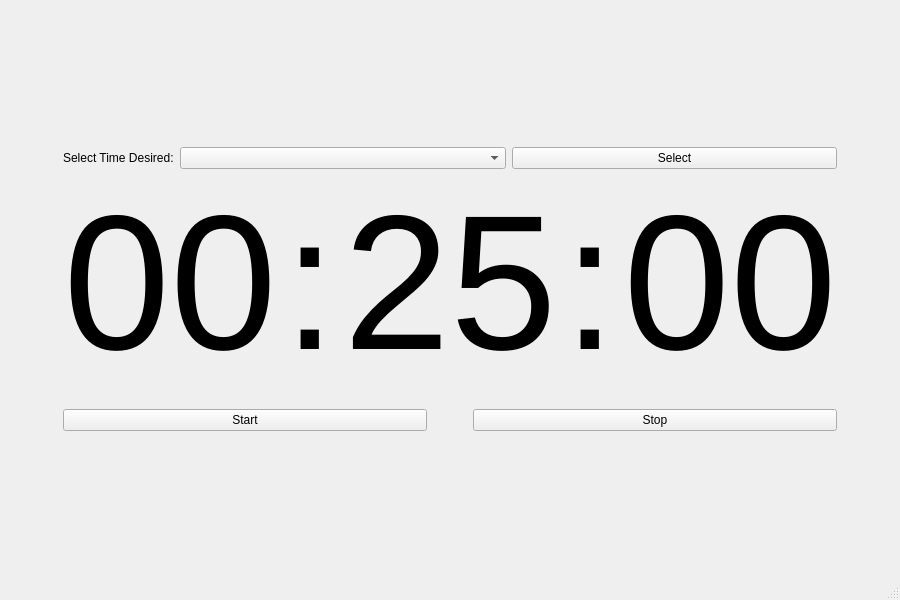
<?xml version="1.0" encoding="UTF-8"?>
<ui version="4.0">
 <class>MainWindow</class>
 <widget class="QMainWindow" name="MainWindow">
  <property name="geometry">
   <rect>
    <x>0</x>
    <y>0</y>
    <width>900</width>
    <height>600</height>
   </rect>
  </property>
  <property name="windowTitle">
   <string>MainWindow</string>
  </property>
  <widget class="QWidget" name="centralwidget">
   <layout class="QGridLayout" name="gridLayout">
    <item row="0" column="2">
     <spacer name="verticalSpacer_2">
      <property name="orientation">
       <enum>Qt::Vertical</enum>
      </property>
      <property name="sizeHint" stdset="0">
       <size>
        <width>20</width>
        <height>106</height>
       </size>
      </property>
     </spacer>
    </item>
    <item row="1" column="2">
     <layout class="QHBoxLayout" name="horizontalLayout_3">
      <item>
       <widget class="QLabel" name="label_6">
        <property name="sizePolicy">
         <sizepolicy hsizetype="Fixed" vsizetype="Preferred">
          <horstretch>0</horstretch>
          <verstretch>0</verstretch>
         </sizepolicy>
        </property>
        <property name="text">
         <string>Select Time Desired:</string>
        </property>
       </widget>
      </item>
      <item>
       <widget class="QComboBox" name="comboBox"/>
      </item>
      <item>
       <widget class="QPushButton" name="pushButton_2">
        <property name="sizePolicy">
         <sizepolicy hsizetype="Preferred" vsizetype="Fixed">
          <horstretch>0</horstretch>
          <verstretch>0</verstretch>
         </sizepolicy>
        </property>
        <property name="text">
         <string>Select</string>
        </property>
       </widget>
      </item>
     </layout>
    </item>
    <item row="2" column="0">
     <spacer name="horizontalSpacer_5">
      <property name="orientation">
       <enum>Qt::Horizontal</enum>
      </property>
      <property name="sizeHint" stdset="0">
       <size>
        <width>51</width>
        <height>20</height>
       </size>
      </property>
     </spacer>
    </item>
    <item row="2" column="1">
     <spacer name="horizontalSpacer">
      <property name="orientation">
       <enum>Qt::Horizontal</enum>
      </property>
      <property name="sizeHint" stdset="0">
       <size>
        <width>51</width>
        <height>20</height>
       </size>
      </property>
     </spacer>
    </item>
    <item row="2" column="2">
     <layout class="QHBoxLayout" name="horizontalLayout">
      <item>
       <widget class="QLabel" name="label_2">
        <property name="font">
         <font>
          <pointsize>144</pointsize>
         </font>
        </property>
        <property name="text">
         <string>00</string>
        </property>
        <property name="alignment">
         <set>Qt::AlignCenter</set>
        </property>
       </widget>
      </item>
      <item>
       <widget class="QLabel" name="label">
        <property name="sizePolicy">
         <sizepolicy hsizetype="Fixed" vsizetype="Preferred">
          <horstretch>0</horstretch>
          <verstretch>0</verstretch>
         </sizepolicy>
        </property>
        <property name="font">
         <font>
          <pointsize>144</pointsize>
         </font>
        </property>
        <property name="text">
         <string>:</string>
        </property>
       </widget>
      </item>
      <item>
       <widget class="QLabel" name="label_4">
        <property name="font">
         <font>
          <pointsize>144</pointsize>
         </font>
        </property>
        <property name="text">
         <string>25</string>
        </property>
        <property name="alignment">
         <set>Qt::AlignCenter</set>
        </property>
       </widget>
      </item>
      <item>
       <widget class="QLabel" name="label_3">
        <property name="sizePolicy">
         <sizepolicy hsizetype="Fixed" vsizetype="Preferred">
          <horstretch>0</horstretch>
          <verstretch>0</verstretch>
         </sizepolicy>
        </property>
        <property name="font">
         <font>
          <pointsize>144</pointsize>
         </font>
        </property>
        <property name="text">
         <string>:</string>
        </property>
       </widget>
      </item>
      <item>
       <widget class="QLabel" name="label_5">
        <property name="font">
         <font>
          <pointsize>144</pointsize>
         </font>
        </property>
        <property name="text">
         <string>00</string>
        </property>
        <property name="alignment">
         <set>Qt::AlignCenter</set>
        </property>
       </widget>
      </item>
     </layout>
    </item>
    <item row="2" column="3">
     <spacer name="horizontalSpacer_6">
      <property name="orientation">
       <enum>Qt::Horizontal</enum>
      </property>
      <property name="sizeHint" stdset="0">
       <size>
        <width>50</width>
        <height>20</height>
       </size>
      </property>
     </spacer>
    </item>
    <item row="2" column="4">
     <spacer name="horizontalSpacer_4">
      <property name="orientation">
       <enum>Qt::Horizontal</enum>
      </property>
      <property name="sizeHint" stdset="0">
       <size>
        <width>51</width>
        <height>20</height>
       </size>
      </property>
     </spacer>
    </item>
    <item row="3" column="2">
     <spacer name="verticalSpacer_4">
      <property name="orientation">
       <enum>Qt::Vertical</enum>
      </property>
      <property name="sizeType">
       <enum>QSizePolicy::Fixed</enum>
      </property>
      <property name="sizeHint" stdset="0">
       <size>
        <width>20</width>
        <height>13</height>
       </size>
      </property>
     </spacer>
    </item>
    <item row="4" column="2">
     <layout class="QHBoxLayout" name="horizontalLayout_2">
      <item>
       <widget class="QPushButton" name="pushButton">
        <property name="sizePolicy">
         <sizepolicy hsizetype="Preferred" vsizetype="Fixed">
          <horstretch>0</horstretch>
          <verstretch>0</verstretch>
         </sizepolicy>
        </property>
        <property name="text">
         <string>Start</string>
        </property>
       </widget>
      </item>
      <item>
       <spacer name="horizontalSpacer_3">
        <property name="orientation">
         <enum>Qt::Horizontal</enum>
        </property>
        <property name="sizeType">
         <enum>QSizePolicy::Fixed</enum>
        </property>
        <property name="sizeHint" stdset="0">
         <size>
          <width>40</width>
          <height>20</height>
         </size>
        </property>
       </spacer>
      </item>
      <item>
       <widget class="QPushButton" name="pushButton_3">
        <property name="sizePolicy">
         <sizepolicy hsizetype="Preferred" vsizetype="Fixed">
          <horstretch>0</horstretch>
          <verstretch>0</verstretch>
         </sizepolicy>
        </property>
        <property name="text">
         <string>Stop</string>
        </property>
        <property name="iconSize">
         <size>
          <width>16</width>
          <height>16</height>
         </size>
        </property>
       </widget>
      </item>
     </layout>
    </item>
    <item row="5" column="2">
     <spacer name="verticalSpacer_3">
      <property name="orientation">
       <enum>Qt::Vertical</enum>
      </property>
      <property name="sizeHint" stdset="0">
       <size>
        <width>20</width>
        <height>105</height>
       </size>
      </property>
     </spacer>
    </item>
   </layout>
  </widget>
  <widget class="QMenuBar" name="menubar">
   <property name="geometry">
    <rect>
     <x>0</x>
     <y>0</y>
     <width>900</width>
     <height>24</height>
    </rect>
   </property>
  </widget>
  <widget class="QStatusBar" name="statusbar"/>
 </widget>
 <resources/>
 <connections/>
</ui>
